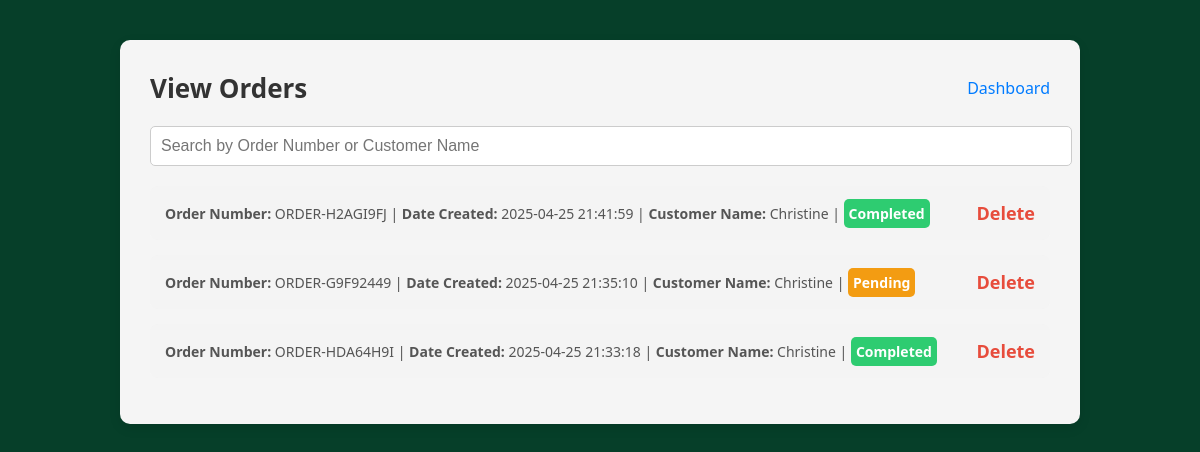
Page /orders/view_orders on the committed database.
### tables this page shows
CREATE TABLE orders (
            order_id INTEGER PRIMARY KEY AUTOINCREMENT,
            order_number TEXT NOT NULL,
            order_date TEXT NOT NULL,
            customer_name TEXT NOT NULL,
            customer_phone TEXT NOT NULL,
            payment_method TEXT NOT NULL,
            status TEXT NOT NULL,
            total_price REAL NOT NULL
        );

### routes/orders.py (the view)
@orders_blueprint.route('/view_orders')
def view_orders():
    search_query = request.args.get('search', '').strip()
    with sqlite3.connect(DB_NAME) as conn:
        cursor = conn.cursor()
        if search_query:
            cursor.execute('''
                SELECT * FROM orders
                WHERE order_number LIKE ? OR customer_name LIKE ?
                ORDER BY order_date DESC
            ''', (f'%{search_query}%', f'%{search_query}%'))
        else:
            cursor.execute('SELECT * FROM orders ORDER BY order_date DESC')
        orders = cursor.fetchall()
    columns = ['order_id', 'order_number', 'order_date', 'customer_name', 'customer_phone', 'payment_method', 'status', 'total_price']
    return render_template('view_orders.html', orders=[dict(zip(columns, row)) for row in orders])

### templates/view_orders.html (shortened to what this page needs)
<!DOCTYPE html>
<html lang="en">
<head>
    <link rel="stylesheet" href="{{ url_for('static', filename='css/style.css') }}">
</head>
<body>
    <div class="orders-container">
        <div class="orders-header">
            <h1>View Orders</h1>
            <a href="{{ url_for('dashboard') }}">Dashboard</a>
        </div>
        <form method="GET" action="{{ url_for('orders.view_orders') }}" class="search-form">
            <input type="text" name="search" placeholder="Search by Order Number or Customer Name" value="{{ request.args.get('search', '') }}">
        </form>
        <div class="order-list">
            <ul>
                {% for order in orders %}
                    <li onclick="window.location.href='{{ url_for('orders.order_details_route', order_number=order['order_number']) }}'">
                        <div class="order-details">
                            <strong>Order Number:</strong> {{ order['order_number'] }} |
                            <strong>Date Created:</strong> {{ order['order_date'] }} |
                            <strong>Customer Name:</strong> {{ order['customer_name'] }} |
                            <span class="status {{ order['status'] | lower }}">{{ order['status'] }}</span>
                        </div>
                        <div>
                            <a href="{{ url_for('orders.delete_order_route', order_number=order.order_number) }}" class="delete-icon" onclick="return confirm('Are you sure you want to delete this order?');">Delete</a>
                        </div>
                    </li>
                {% else %}
                    <li>No orders found</li>
                {% endfor %}
            </ul>
        </div>
    </div>
</body>
</html>

### static/css/style.css (style rules this page uses)
body { font-family: Arial, sans-serif; margin: 0; padding: 0; background-color: #063f29; }

### templates/view_orders.html (style rules this page uses)
body { font-family: 'Segoe UI', Tahoma, Geneva, Verdana, sans-serif; background-color: #063f29; margin: 0; padding: 40px 20px; }
.orders-container { max-width: 900px; margin: 0 auto; background-color:#F5F5F5; padding: 30px; border-radius: 10px; box-shadow: 0 4px 12px rgba(0, 0, 0, 0.1); }
.orders-header { display: flex; justify-content: space-between; align-items: center; margin-bottom: 20px; }
.orders-header h1 { margin: 0; font-size: 26px; color: #333; }
.orders-header a { font-size: 16px; color: #007bff; text-decoration: none; }
.search-form { margin-bottom: 20px; }
.search-form input[type="text"] { width: 100%; padding: 10px; font-size: 16px; border-radius: 5px; border: 1px solid #ccc; }
.order-list { margin-top: 20px; }
.order-list ul { list-style-type: none; padding: 0; }
.order-list li { padding: 15px; margin-bottom: 15px; background-color: #f4f4f4; cursor: pointer; border-radius: 8px; transition: background-color 0.3s ease; display: flex; justify-content: space-between; align-items: center; }
.order-details { font-size: 14px; color: #555; }
.status { font-weight: bold; color: #fff; padding: 5px; border-radius: 5px; }
.pending { background-color: #f39c12; }
.completed { background-color: #2ecc71; }
.delete-icon { cursor: pointer; color: #e74c3c; font-size: 18px; text-decoration: none; font-weight: bold; transition: color 0.2s ease; }

### rows in the picture
orders: order_number "ORDER-H2AGI9FJ", order_date "2025-04-25 21:41:59", customer_name "Christine", status "Completed"
orders: order_number "ORDER-G9F92449", order_date "2025-04-25 21:35:10", customer_name "Christine", status "Pending"
orders: order_number "ORDER-HDA64H9I", order_date "2025-04-25 21:33:18", customer_name "Christine", status "Completed"
